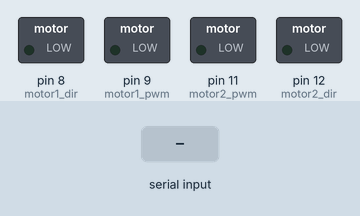
Recording of a sketch running on a simulated Arduino Uno, built with avr-gcc and run on an emulated ATmega328P. On the bench: switched loads named in the sketch (green lamp = pin HIGH). The inputs (shaded band) are chosen by the test bench.

Above: at 1.2 s.
1.3 s: "1,90,45\n" received over the second serial link
At 2.6 s:
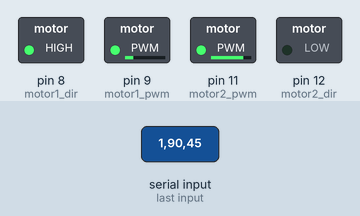
Timing chart, 0 to 4.3 s (numbered marks = the images above; inputs shaded):
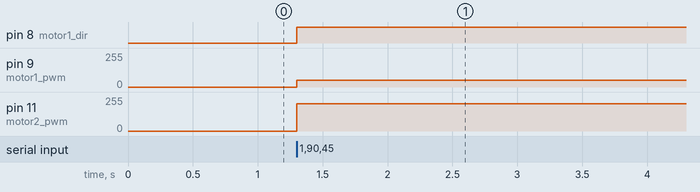

Measured:
- after the input at 1.3 s, pin 8 (motor1_dir): LOW → HIGH at once; pin 9 (motor1_pwm): 0/255 → 51/255 at once; pin 11 (motor2_pwm): 0/255 → 204/255 at once

The sketch:

Mini_Ziphius.ino
```cpp
/**********************************************************************
* © 2014 YD Ynvisible, S.A.
*
* FileName:        Mini_Ziphius.ino
* Dependencies:    SoftwareSerial.h
* Processor:       ATmega328
* IDE:             Arduino 1.0.5
*
* Description:
* Driving a 2 motors drone through a smartphone via Bluetooth 4.0
* We have an App with a graphical interface to interact with the drone
**********************************************************************/

#include <SoftwareSerial.h> //Software Serial Port
#define RxD 6 //Bluetooth TX=Core RX
#define TxD 7 //Bluetooth RX=Core TX
#define FRONT 1
#define BACK 0
#define OFF 0
#define ON 1
SoftwareSerial blueToothSerial(RxD,TxD);

int motor1_pwm=9;
int motor1_dir=8;
int motor2_pwm=11;
int motor2_dir=12;
char X[3], Y[3], A, B;
int X1_num;
int i=1;
int X_num,Y_num, A_num, B_num;
int X_numf,Y_numf, A_numf, B_numf;
int motor1_way,motor2_way;
char recvChar;

void setup()
{
  pinMode(RxD, INPUT);
  pinMode(TxD, OUTPUT);
  pinMode(motor1_pwm, OUTPUT); //Motor1 PWM
  pinMode(motor1_dir, OUTPUT); //Motor1
  pinMode(motor2_pwm, OUTPUT); //Motor2 PWM
  pinMode(motor2_dir, OUTPUT); //Motor3
  digitalWrite(motor1_pwm,LOW);
  digitalWrite(motor1_dir,LOW);
  digitalWrite(motor2_pwm,LOW);
  digitalWrite(motor2_dir,LOW);
  setupBlueToothConnection();
}
void loop()
{
  if(blueToothSerial.available()){          //check if the pipe is free
    recvChar = blueToothSerial.read();
    if(recvChar!='\n'){                     //recognise end of line
      if(i==2 && recvChar==','){            //treatment of data sent from the smartphone
        i++;X[1]=NULL;
      }
      if((i==4 || i==5) && recvChar==','){  //treatment of data sent from the smartphone
        i++;Y[1]=NULL;
      }
      switch(i){
        case 1: X[0]=recvChar;break;
        case 2: X[1]=recvChar;break;
        case 3: break;      //comma
        case 4: Y[0]=recvChar;break;
        case 5: Y[1]=recvChar;break;
        case 6: break;      //comma
        case 7: A=recvChar;break;
        case 8: B=recvChar;break;
        default:break;
      }
      if(i==3 && recvChar!=','){            //treatment of data sent from the smartphone
        X[0]='9';X[1]='9';i--;
      }
      if(i==6 && recvChar!=','){            //treatment of data sent from the smartphone
        Y[0]='9';Y[1]='9';i--;
      }
      i++;

      if(i==9){                             //all data received?... start calculation convertion
        X_num=atoi(X);
        Y_num=atoi(Y);
        A_num=A-'0';
        B_num=B-'0';

        if(Y_num>=50){
          Y_numf=Y_num-50;
          Y_numf=Y_numf*255.0/50.0;
          Y_numf=255-Y_numf;
          motor1_way=FRONT;
          motor2_way=FRONT;

        }
        else{
          Y_numf=50-Y_num;
          Y_numf=Y_numf*255.0/50.0;
          motor1_way=BACK;
          motor2_way=BACK;

        }
        Y_num=(int)Y_numf;

        if(X_num>=50){
          motor1_way=ON;
        }
        else{
          motor2_way=ON;
        }
        analogWrite(motor1_pwm,Y_num);        //Write the converted data sent from the smartphone to the motor driver
        digitalWrite(motor1_dir,motor1_way);
        analogWrite(motor2_pwm,255-Y_num);
        digitalWrite(motor2_dir,!motor2_way);
        i=1;
      }
    }
  }
}

void setupBlueToothConnection(){
  blueToothSerial.begin(9600); //Set BluetoothBee BaudRate to default baud rate 9600
  delay(10); // This delay is required.
  blueToothSerial.print("AT+RENEW"); //Restore all setup value to factory setup
  delay(10);  // This delay is required.
  blueToothSerial.print("AT+ROLE0"); //make it a slave
  delay(10);  // This delay is required.
}
```
